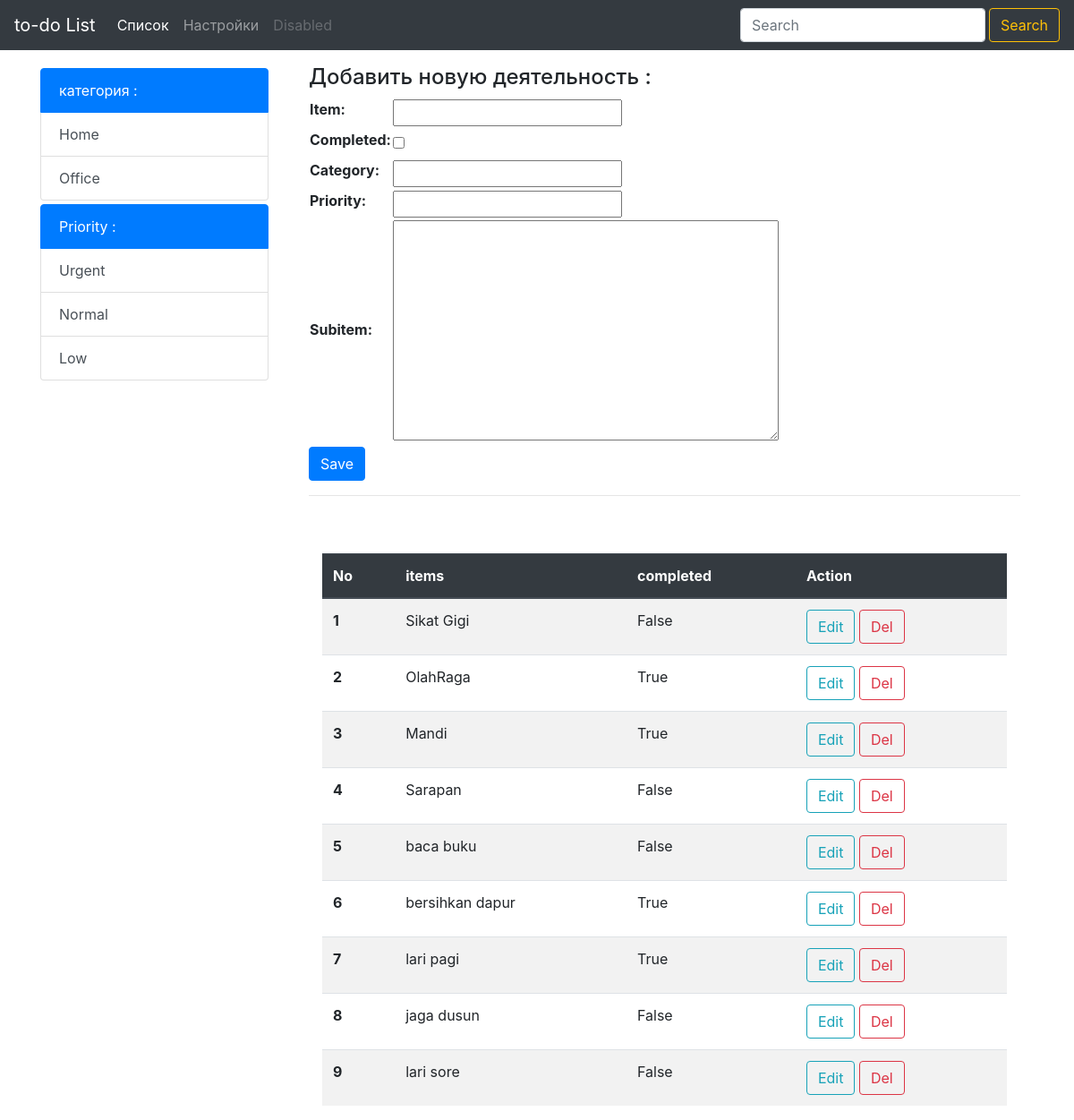
Page /list/create/ on the earlier database version.
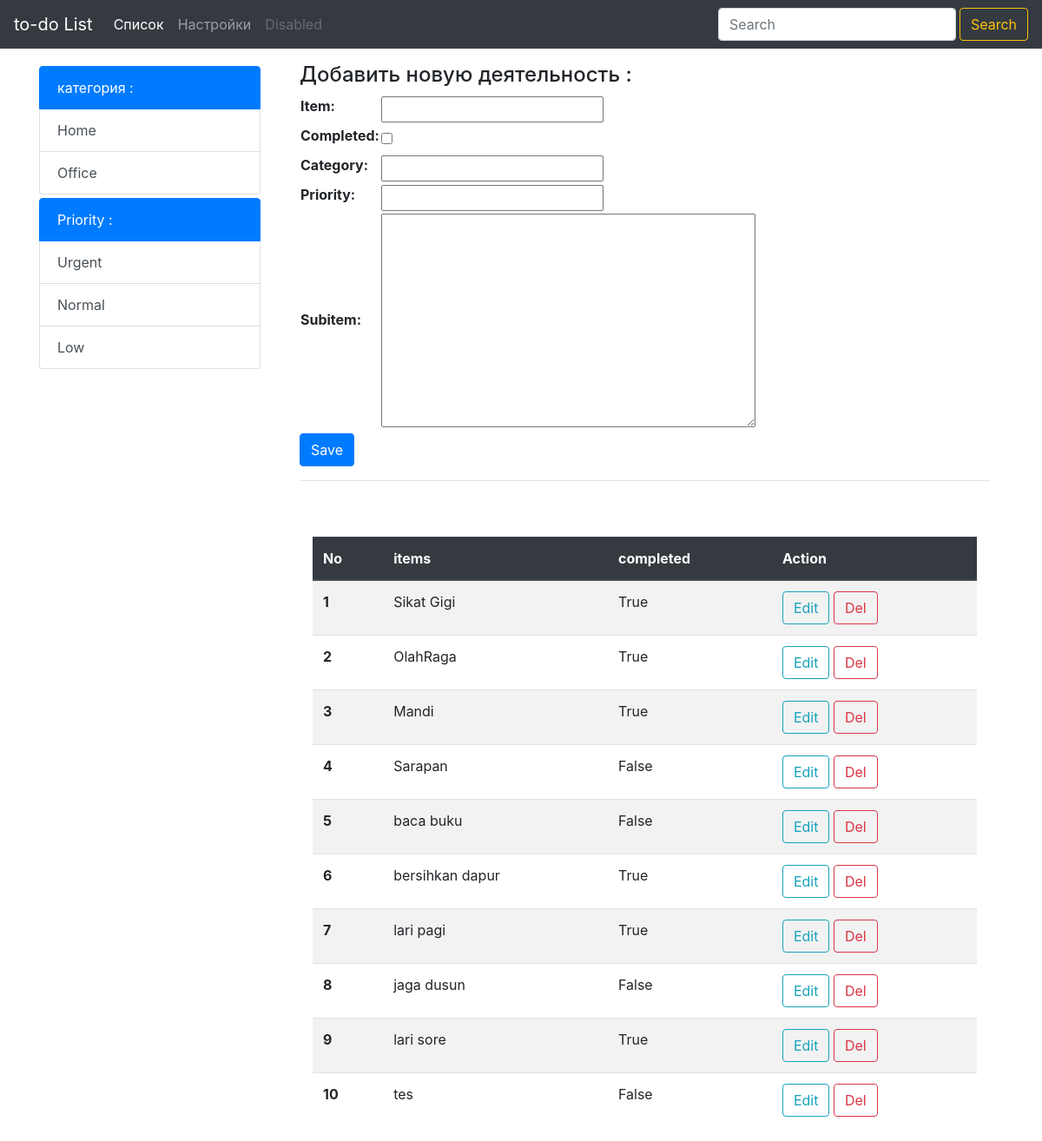
Same page on the later database version.
### list/models.py (models this page shows, shortened)
class List(models.Model):
    item = models.CharField(max_length=200)
    completed = models.BooleanField(default=False)
    category = models.CharField(max_length=50, default='')
    priority = models.CharField(max_length=50, default='')
    subitem = models.TextField(max_length=300, default='', blank=True)

### list/views.py (the view)
# urls.py: url('create/', views.create, name='create'),
def create(request):
    all_items = List.objects.all()
    item_form = ListForm(request.POST or None)
    if request.method == 'POST' :
        if item_form.is_valid():
            item_form.save()
            messages.success(request,('данные добавлены в список!'))
            return redirect ('list/create.html')
    context = {
        "Title" : 'Create',
        'all_items' : all_items,
        "item_form" : item_form,
    }
    return render (request, 'list/create.html', context)

### list/forms.py
class ListForm(forms.ModelForm):
    class Meta:
        model = List
        fields = ["item", "completed", "category", "priority", "subitem"]

### list/templates/list/create.html (shortened to what this page needs)
{% extends 'base.html' %}
{% block content %}
<div class="container pt-4">
    <div>
    <h4>   Добавить новую деятельность : </h4>
    <form method="POST">
        <table>
            {{item_form}}
        </table>
        <button type="submit" class="btn btn-primary">Save</button>
        <hr>
    </div>
    <div class="container pt-5">
        <table class="table table-striped table-hover">
          <thead class="thead-dark">
            <tr>
              <th scope="col">No</th>
              <th scope="col">items</th>
              <th scope="col">completed</th>
              <th scope="col">Action</th>
            </tr>
          </thead>
          <tbody>
            {% for things in all_items %}
            <tr>
              <th scope="row">{{forloop.counter}}</th>
              <td> {{things.item}} </td>
              <td>{{things.completed}}</td>
              <td>
                <a href="{% url 'list:update' things.id %}"><button type="button" class="btn btn-outline-info">Edit</button></a>
                <a href="{% url 'list:delete' things.id %}" onclick="return confirm('вы уверены в удалении??')"><button type="button" class="btn btn-outline-danger">Del</button></a>
              </td>
            </tr>
            {% endfor %}
          </tbody>
        </table>
      </div>
</div>
{% endblock content %}

Differences in the rows shown:
changed List "Sikat Gigi": completed "False" → "True"
changed List "lari sore": completed "False" → "True"
added List: item "tes", completed "False"
